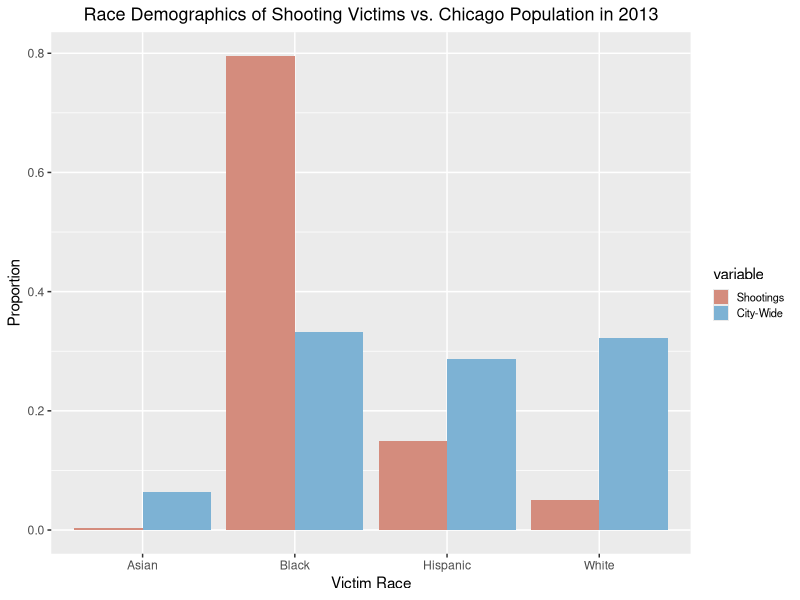
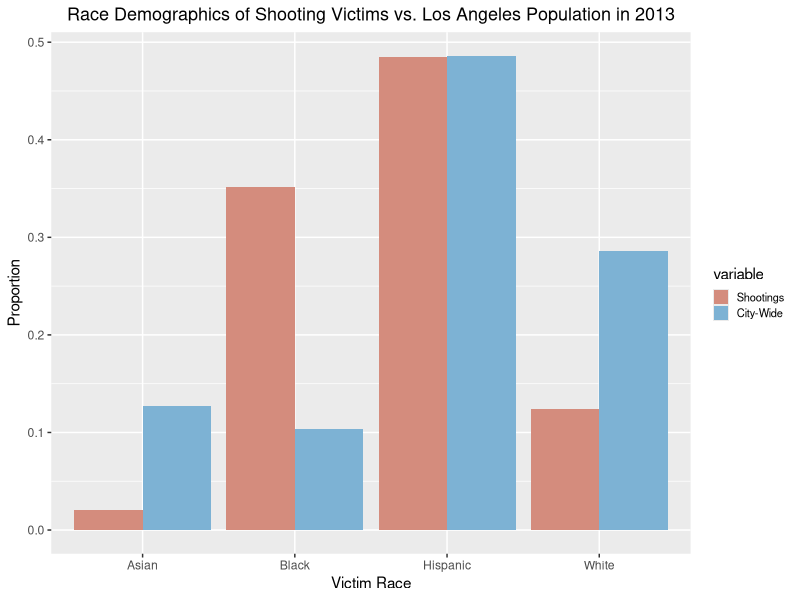
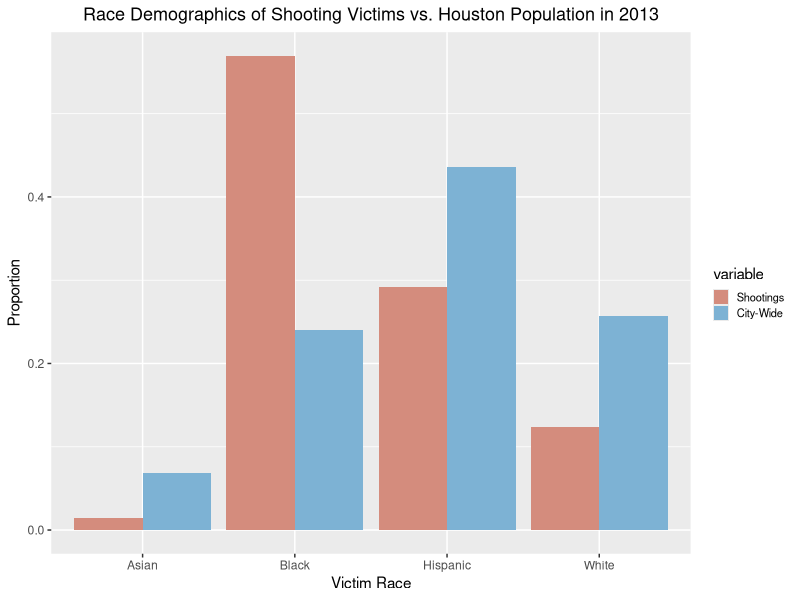
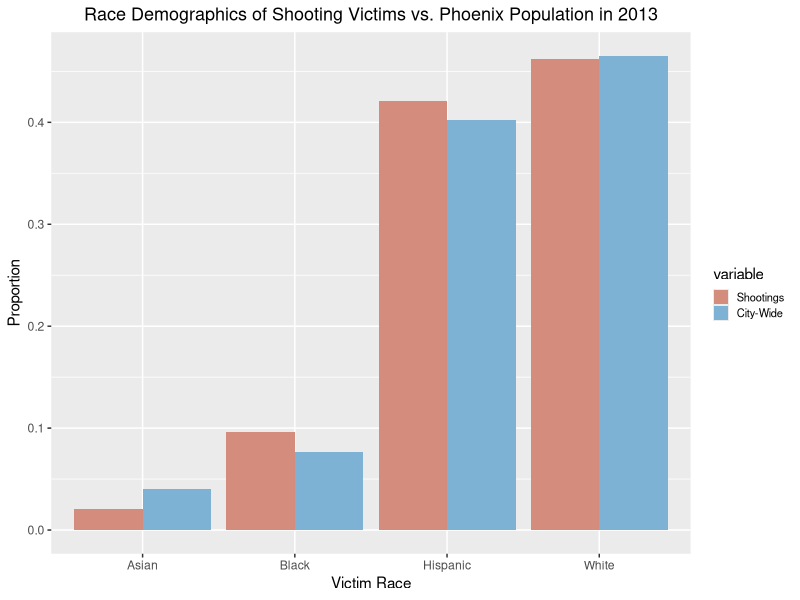
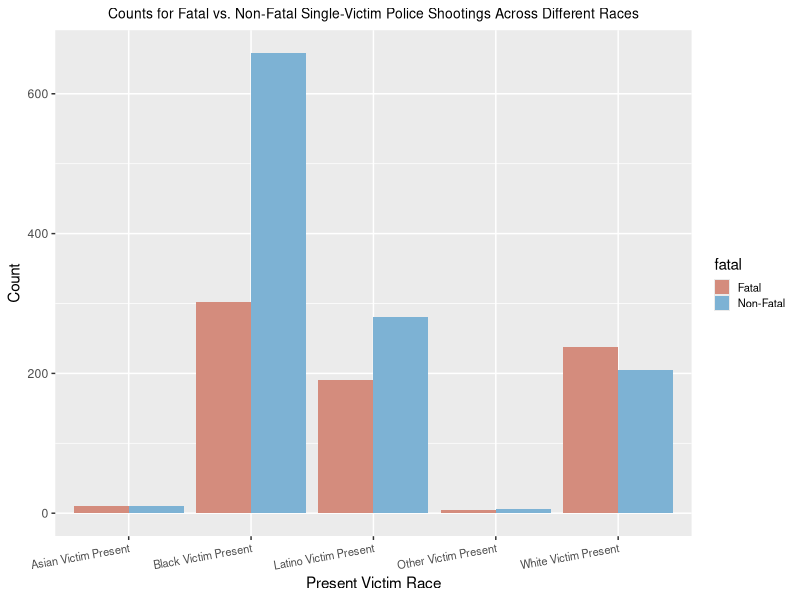
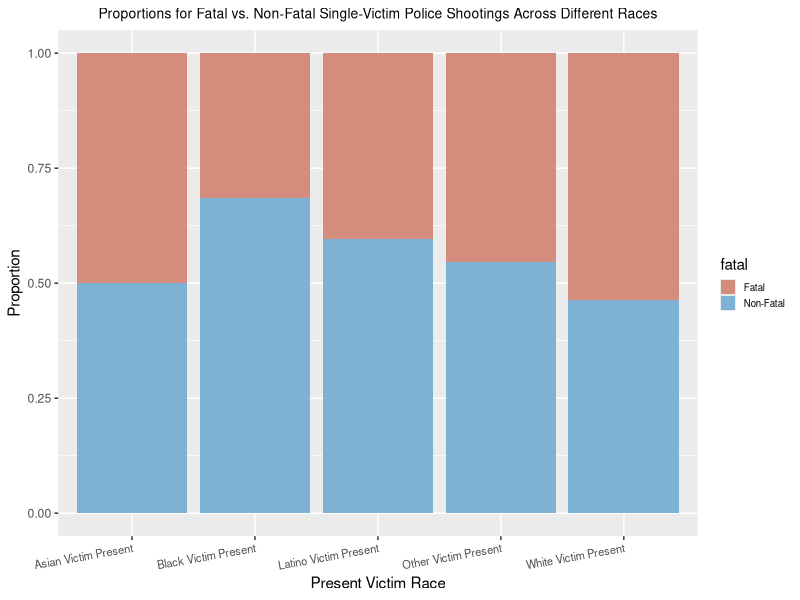
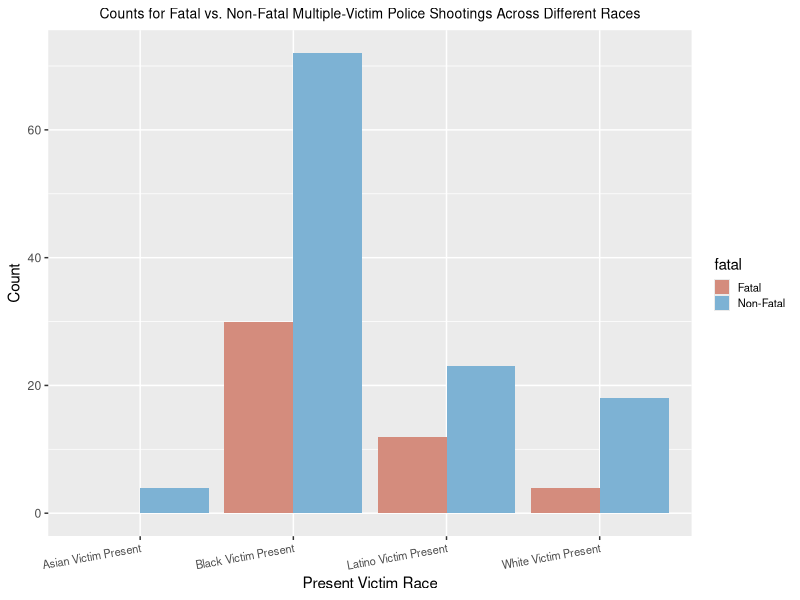
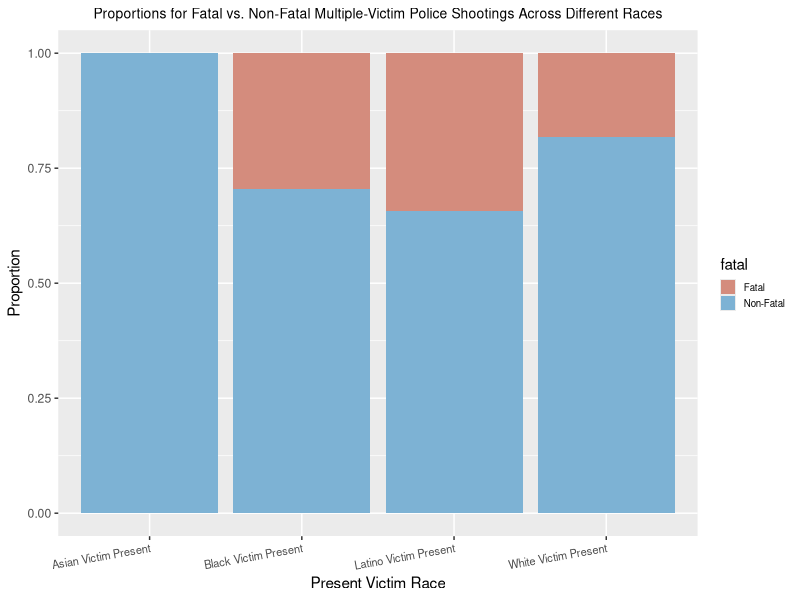

Here is the R script that generated these plots, in order: (Note: this script raises an error after producing the figures.)
## ---- chunk 1
knitr::opts_chunk$set(echo = TRUE)
## ---- chunk 2
library(ggplot2)
library(dplyr)
library(tidyr)
library(tidyverse)
library(reshape2)
## ---- chunk 3
library(ggplot2)
library(dplyr)
library(tidyr)
library(tidyverse)
## ---- chunk 4
# Census Predictors
census <- read.csv("data/2013census.csv")[,-c(8,9)]
states <- lapply(census$department, function(x) str_extract_all(x,"\\([^()]+\\)")[[1]])
states <- substring(states, 2, nchar(states)-1)
census$state <- states

# Gun Law Predictors
gun_provisions <- read.csv("data/gun_provisions.csv") %>% 
  filter(year == 2013)
gun_provisions <- gun_provisions %>% 
  mutate(total_pr = rowSums(gun_provisions[,3:136]),
         deesc_train = ifelse(state %in% c("California", "New Mexico", "Texas", "Oklahoma", "South Dakota", "Illinois", "Indiana", "Tennessee", "Washington", "Missouri", "Georgia", "Ohio", "Maryland", "Massachusetts", "Connecticut", "Maine"), 1, 0)) %>% 
  select(state, total_pr, deesc_train)
gun_provisions$state <- state.abb[match(gun_provisions$state,state.name)]
## ---- chunk 5
all <- read.csv("data/allshootingsdata.csv")

# Recode subject race
all$SubjectRace[is.na(all$SubjectRace)] <- "A"

# Recode officer races
all$OfficerRace <- gsub("H/L", "L", all$OfficerRace)
all$OfficerRace <- gsub("H", "L", all$OfficerRace)
all$OfficerRace <- gsub("Unknown|m/m", "U", all$OfficerRace)
all$OfficerRace <- gsub("WHITE|WLITE", "W", all$OfficerRace)
all$OfficerRace <- gsub("BLACK", "B", all$OfficerRace)
all$OfficerRace <- gsub("ASIAN", "A", all$OfficerRace)
all$OfficerRace <- gsub("Other|AI/AN|NA/W|Multi-Racial", "O", all$OfficerRace)
all$OfficerRace <- gsub("A/PI ", "A;", all$OfficerRace)
all$OfficerRace <- gsub("A/PI", "A", all$OfficerRace)
all$OfficerRace <- gsub(",", ";", all$OfficerRace)
all$OfficerRace <- gsub(" ", "", all$OfficerRace)
all$OfficerRace <- gsub("A/W|W/L|W/A", "O", all$OfficerRace)
all$OfficerRace[all$OfficerRace == ""] <- "U"

# Recode officer genders
all$OfficerGender <- gsub("MALE", "M", toupper(all$OfficerGender))
all$OfficerGender <- gsub("FEMALE|FEM", "F", toupper(all$OfficerGender))
all$OfficerGender <- gsub("UNKNOWN|FALSE", "U", toupper(all$OfficerGender))
all$OfficerGender <- gsub(",|:", ";", toupper(all$OfficerGender))
all$OfficerGender <- gsub(" |/", "", toupper(all$OfficerGender))

all <- all %>% 
  select(-c("Date", "NatureOfStop", "Notes", "SubjectAge", "NumberOfShots", "Department", "FullNarrative", "fdate", "month", "day", "tr", "AvgAge", "VA", "F", "nshots", "sit")) %>% 
  mutate(b = as.numeric(b > 0),
         w = as.numeric(w > 0),
         l = as.numeric(l > 0),
         a = as.numeric(a > 0),
         so =  as.numeric(str_count(all$SubjectRace, "O") > 0),
         smale = as.numeric(str_count(all$SubjectGender, "M") > 0),
         sfem = as.numeric(str_count(all$SubjectGender, "F") > 0),
         ob = as.numeric(str_count(all$OfficerRace, "B") > 0),
         ow = as.numeric(str_count(all$OfficerRace, "W") > 0),
         ol = as.numeric(str_count(all$OfficerRace, "L") > 0),
         oa = as.numeric(str_count(all$OfficerRace, "A") > 0),
         oo =  as.numeric(str_count(all$OfficerRace, "O") > 0),
         omale = as.numeric(str_count(all$OfficerGender, "M") > 0),
         ofem = as.numeric(str_count(all$OfficerGender, "F") > 0),
         other = as.numeric(other), 
         replica = as.numeric(replica), 
         knife = as.numeric(knife), 
         gun = as.numeric(weapon == "gun"), 
         unarmed = as.numeric(weapon == "unarmed"),
         unknown_weapon = as.numeric(weapon == "U"),
         fatal = as.numeric(str_count(all$Fatal, "F") > 0)) %>% 
  select(-c(weapon, SubjectGender, OfficerGender))

all <- rename(all, sb = b, sw = w, sl = l, sa = a, weapon_other = other)
## ---- chunk 6
# Filter out unknown values
all <- all[-which(all$smale == 0 & all$sfem == 0),]
all <- all[-which(all$omale == 0 & all$ofem == 0),]
all <- all[-which(all$sb == 0 & all$sw == 0 & all$sl == 0 & all$sa == 0 & all$so == 0),]
all <- all[-which(is.na(all$sb)),]
all <- all[-which(all$ob == 0 & all$ow == 0 & all$ol == 0 & all$oa == 0 & all$oo == 0),]
all <- all[-which(str_count(all$Fatal, "F") == 0 & str_count(all$Fatal, "N") == 0),]
all <- all %>% 
  select(-c(Fatal))
## ---- chunk 7
final_df <- merge(all, census, by.x = "city", by.y = "city_name")
final_df <- merge(final_df, gun_provisions, by = "state")
final_df <- final_df %>% 
  select(-c(department, year))
final_df$NumberOfSubjects[which(final_df$NumberOfSubjects == 0)] <- 1
## ---- chunk 8
saveRDS(final_df, "data/final.rds")
## ---- chunk 9
final_eda <- final_df %>%
  mutate(
      fatal = case_when(
        fatal == 1 ~ "Fatal",
        fatal == 0 ~ "Non-Fatal"),
      sb = case_when(
        sb == 1 ~ "Black Victim Present",
        sb == 0 ~ "Black Victim Not Present"
      ),
      sw = case_when(
        sw == 1 ~ "White Victim Present",
        sw == 0 ~ "White Victim Not Present"
      ),
      sl = case_when(
        sl == 1 ~ "Latino Victim Present",
        sl == 0 ~ "Latino Victim Not Present"
      ),
      sa = case_when(
        sa == 1 ~ "Asian Victim Present",
        sa == 0 ~ "Asian Victim Not Present"
      ),
      so = case_when(
        so == 1 ~ "Other Victim Present",
        so == 0 ~ "Other Victim Not Present"
      ),
      smale = case_when(
        smale == 1 ~ "Male Victim Present",
        smale == 0 ~ "Male Victim Not Present"
      ),
      sfem = case_when(
        sfem == 1 ~ "Female Victim Present",
        sfem == 0 ~ "Female Victim Not Present"
      ),
      ob = case_when(
        ob == 1 ~ "Black Officer Present",
        ob == 0 ~ "Black Officer Not Present"
      ),
      ow = case_when(
        ow == 1 ~ "White Officer Present",
        ow == 0 ~ "White Officer Not Present"
      ),
      ol = case_when(
        ol == 1 ~ "Latino Officer Present",
        ol == 0 ~ "Latino Officer Not Present"
      ),
      oa = case_when(
        oa == 1 ~ "Asian Officer Present",
        oa == 0 ~ "Asian Officer Not Present"
      ),
      oo = case_when(
        oo == 1 ~ "Other Officer Present",
        oo == 0 ~ "Other Officer Not Present"
      ),
      omale = case_when(
        omale == 1 ~ "Male Officer Present",
        omale == 0 ~ "Male Officer Not Present"
      ),
      weapon_other = case_when(
        weapon_other == 1 ~ "Other Weapon Present",
        weapon_other == 0 ~ "Other Weapon Not Present"
      ), 
      replica = case_when(
        replica == 1 ~ "Replica Present",
        replica == 0 ~ "Replica Not Present"
      ),
      knife = case_when(
        knife == 1 ~ "Knife Present",
        knife == 0 ~ "Knife Not Present"
      ),
      gun = case_when(
        gun == 1 ~ "Gun Present",
        gun == 0 ~ "Gun Not Present"
      ),
      unarmed = case_when(
        unarmed == 1 ~ "Victim Unarmed",
        unarmed == 0 ~ "Victim Armed"
      ),
      unknown_weapon = case_when(
        unknown_weapon == 1 ~ "Weapon Unknown",
        unknown_weapon == 0 ~ "Weapon Known"
      )
  )

saveRDS(final_eda, 'data/final_eda.rds')
## ---- chunk 10
most_pop <- head(names(sort(table(final_eda$city), decreasing = TRUE)), 4)
i <- 1

for (c in most_pop) {
  temp <- final_eda %>% 
    filter(city == c)
  
  vic <- temp %>% 
  summarise(Black = sum(str_count(SubjectRace, "B")), 
            White = sum(str_count(SubjectRace, "W")),
            Hispanic = sum(str_count(SubjectRace, "L")),
            Asian = sum(str_count(SubjectRace, "A")),
            city_pop_2013 = sum(str_count(SubjectRace, "B")) + sum(str_count(SubjectRace, "W")) + 
              sum(str_count(SubjectRace, "L")) + sum(str_count(SubjectRace, "A")) + 
              sum(str_count(SubjectRace, "O"))
  ) %>% 
    mutate(Black = Black/city_pop_2013, 
           White = White/city_pop_2013,
           Hispanic = Hispanic/city_pop_2013,
           Asian = Asian/city_pop_2013)
  
  vic <- vic %>%
    t() %>%
    as.data.frame(stringsAsFactors = F) %>%
    rownames_to_column("race") %>%
    `rownames<-`(NULL)

  demo <- temp %>% 
    select(black, white, hispanic, asian, city_pop_2013)  %>% 
    mutate(black = black/city_pop_2013, 
           white = white/city_pop_2013,
           hispanic = hispanic/city_pop_2013,
           asian = asian/city_pop_2013)
  demo <- rename(demo, Black = black, White = white, Hispanic = hispanic, Asian = asian)
  demo <- demo[1,]
  
  demo <- demo %>%
    t() %>%
    as.data.frame(stringsAsFactors = F) %>%
    rownames_to_column("race") %>%
    `rownames<-`(NULL)
  demo <- rename(demo, V1 = 2)
  
  temp2 <- merge(vic, demo, by = "race") %>% 
    filter(race != "city_pop_2013")
  temp2 <- rename(temp2, "Shootings" = V1.x, "City-Wide" = V1.y)
  temp2 <- melt(temp2)
  
  if (c == "LosAngeles") {
    c <- "Los Angeles"
  }
  
  plot <- ggplot(temp2, aes(x = race, y = value, fill = variable)) +
    geom_bar(position = "dodge", stat="identity") + 
    labs(x = "Victim Race", y = "Proportion", title = paste0("Race Demographics of Shooting Victims vs. ", c, " Population in 2013")) +
    theme(legend.text = element_text(size = 8),
          legend.key.size = unit(0.4, "cm"),
          plot.title = element_text(size=13, hjust = 0.5)) + 
    scale_fill_manual(values=c("#D48C7D", "#7DB2D4"))
  
  ggsave(filename = paste0("figures/cityeda", i, ".png"), plot)
  
  i <- i + 1
}
## ---- chunk 11
single_victims <- final_eda %>% 
  filter(NumberOfSubjects <= 1)
nrow(single_victims)

mult_victims <- final_eda %>% 
  filter(NumberOfSubjects > 1)
nrow(mult_victims)
## ---- chunk 12
tempsb <- single_victims %>% 
  group_by(sb, fatal) %>% 
  summarise(count = n())
tempsb <- tempsb[3:4,]
tempsb <- rename(tempsb, type = sb)

tempsw <- single_victims %>% 
  group_by(sw, fatal) %>% 
  summarise(count = n())
tempsw <- tempsw[3:4,]
tempsw <- rename(tempsw, type = sw)

tempsa <- single_victims %>% 
  group_by(sa, fatal) %>% 
  summarise(count = n())
tempsa <- tempsa[3:4,]
tempsa <- rename(tempsa, type = sa)

tempsl <- single_victims %>% 
  group_by(sl, fatal) %>% 
  summarise(count = n())
tempsl <- tempsl[3:4,]
tempsl <- rename(tempsl, type = sl)

tempso <- single_victims %>% 
  group_by(so, fatal) %>% 
  summarise(count = n())
tempso <- tempso[3:4,]
tempso <- rename(tempso, type = so)

temp <- rbind(tempsb, tempsw, tempsl, tempsa, tempso) %>% 
  group_by(type) %>% 
  mutate(total = sum(count)) %>% 
  ungroup() %>% 
  mutate(prop = count / total)

race_count <- ggplot(temp, aes(x = type, y = count, fill = fatal)) +
  geom_bar(position = "dodge", stat="identity") + 
  labs(x = "Present Victim Race", y = "Count", title = "Counts for Fatal vs. Non-Fatal Single-Victim Police Shootings Across Different Races") +
  theme(legend.text = element_text(size = 8),
        legend.key.size = unit(0.4, "cm"),
        axis.text.x = element_text(angle = 10, hjust = 1, size = 8),
        plot.title = element_text(size=10, hjust = 0.5)) + 
  scale_fill_manual(values=c("#D48C7D", "#7DB2D4"))

race_prop <- ggplot(temp, aes(x = type, y = prop, fill = fatal)) +
  geom_bar(position = "stack", stat="identity") + 
  labs(x = "Present Victim Race", y = "Proportion", title = "Proportions for Fatal vs. Non-Fatal Single-Victim Police Shootings Across Different Races") +
  theme(legend.text = element_text(size = 7),
        legend.key.size = unit(0.4, "cm"),
        axis.text.x = element_text(angle = 10, hjust = 1, size = 8),
        plot.title = element_text(size=10, hjust = 0.5)) + 
  scale_fill_manual(values=c("#D48C7D", "#7DB2D4"))

ggsave(filename = "figures/singleeda1.png", race_count)
ggsave(filename = "figures/singleeda2.png", race_prop)
## ---- chunk 13
tempsb <- mult_victims %>% 
  group_by(sb, fatal) %>% 
  summarise(count = n())
tempsb <- tempsb[3:4,]
tempsb <- rename(tempsb, type = sb)

tempsw <- mult_victims %>% 
  group_by(sw, fatal) %>% 
  summarise(count = n())
tempsw <- tempsw[3:4,]
tempsw <- rename(tempsw, type = sw)

tempsa <- mult_victims %>% 
  group_by(sa, fatal) %>% 
  summarise(count = n())
tempsa <- tempsa[3,]
tempsa[2,] <- list("Asian Victim Present", "Fatal", 0)
tempsa <- rename(tempsa, type = sa)

tempsl <- mult_victims %>% 
  group_by(sl, fatal) %>% 
  summarise(count = n())
tempsl <- tempsl[3:4,]
tempsl <- rename(tempsl, type = sl)

temp <- rbind(tempsb, tempsw, tempsl, tempsa) %>% 
  group_by(type) %>% 
  mutate(total = sum(count)) %>% 
  ungroup() %>% 
  mutate(prop = count / total)

race_count1 <- ggplot(temp, aes(x = type, y = count, fill = fatal)) +
  geom_bar(position = "dodge", stat="identity") + 
  labs(x = "Present Victim Race", y = "Count", title = "Counts for Fatal vs. Non-Fatal Multiple-Victim Police Shootings Across Different Races") +
  theme(legend.text = element_text(size = 8),
        legend.key.size = unit(0.4, "cm"),
        axis.text.x = element_text(angle = 10, hjust = 1, size = 8),
        plot.title = element_text(size=10, hjust = 0.5)) + 
  scale_fill_manual(values=c("#D48C7D", "#7DB2D4"))

race_prop1 <- ggplot(temp, aes(x = type, y = prop, fill = fatal)) +
  geom_bar(position = "stack", stat="identity") + 
  labs(x = "Present Victim Race", y = "Proportion", title = "Proportions for Fatal vs. Non-Fatal Multiple-Victim Police Shootings Across Different Races") +
  theme(legend.text = element_text(size = 7),
        legend.key.size = unit(0.4, "cm"),
        axis.text.x = element_text(angle = 10, hjust = 1, size = 8),
        plot.title = element_text(size=10, hjust = 0.5)) + 
  scale_fill_manual(values=c("#D48C7D", "#7DB2D4"))

ggsave(filename = "figures/multeda1.png", race_count1)
ggsave(filename = "figures/multeda2.png", race_prop1)
## ---- chunk 14
temp <- final_eda %>% 
  group_by(NumberOfSubjects) %>% 
  summarise(prop = sum(fatal == "Fatal")/n(),
            total = n())
temp
## ---- chunk 15
temp <- final_eda %>% 
  group_by(city, fatal) %>% 
  summarise(btw = black/white) %>% 
  unique

plot <- ggplot(temp, aes(x = btw, y = fatal, fill = fatal)) + 
    geom_boxplot()  + 
  labs(x = "Black to White Ratio", y = "Fatal vs. Non-Fatal Shooting", title = "City Black to White Ratio Distributions for Fatal vs. Non-Fatal Police Shootings") +
  theme(legend.text = element_text(size = 8),
        legend.key.size = unit(0.4, "cm"),
        axis.text.x = element_text(angle = 10, hjust = 1, size = 8),
        plot.title = element_text(size=10, hjust = 0.5))

ggsave(filename = "figures/btweda.png", plot)
## ---- chunk 16
all <- all %>% 
  separate_rows(SubjectRace, SubjectGender, Fatal, sep = ";")

officer_gender <- sapply(str_split(all$OfficerGender, ";"), length)
officer_race <- sapply(str_split(all$OfficerRace, ";"), length)
out <- which((officer_gender == officer_race) == FALSE)
all <- all[-out,]

all <- all %>% 
  separate_rows(OfficerRace, OfficerGender, sep = ";") %>% 
  separate_rows(OfficerRace, OfficerGender, sep = ",") 

officer_gender2 <- sapply(str_split(all$OfficerGender, "/"), length)
officer_race2 <- sapply(str_split(all$OfficerRace, "/"), length)
out2 <- which((officer_gender2 == officer_race2) == FALSE)
all <- all[-out2,]

all$OfficerRace <- trimws(all$OfficerRace)
all$OfficerGender <- trimws(all$OfficerGender)
all$Fatal <- trimws(all$Fatal)

all <- all %>% 
  filter(SubjectRace != "U") %>% 
  filter(OfficerRace != "U") %>% 
  filter(OfficerRace != "Unknown") %>% 
  filter(OfficerRace != "NA") %>% 
  filter(OfficerRace != "") %>% 
  filter(OfficerRace != "I") %>% 
  filter(OfficerGender != "U") %>% 
  filter(OfficerGender != "N") %>% 
  filter(SubjectGender != "U") %>% 
  filter(SubjectGender != "N") %>% 
  filter(Fatal != "U")

all$OfficerRace[all$OfficerRace == "WHITE"] <- "W"
all$OfficerRace[all$OfficerRace == "BLACK"] <- "B"
all$OfficerRace[all$OfficerRace == "ASIAN"] <- "A"

all$OfficerGender[all$OfficerGender == "FEMALE"] <- "F"
all$OfficerGender[all$OfficerGender == "MALE"] <- "M"
all$OfficerGender[all$OfficerGender == "Male"] <- "M"
